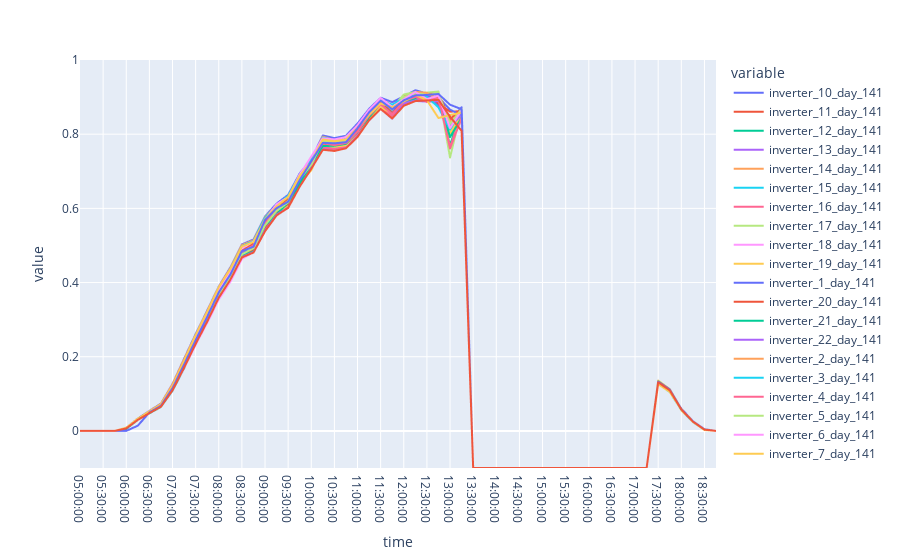

Notebook code for this chart:
### Code cell
cluster = 2
day = "day_141"
plot_cluster_analysis(clustering_result_df, plant_daily_curves_df, day, cluster)
